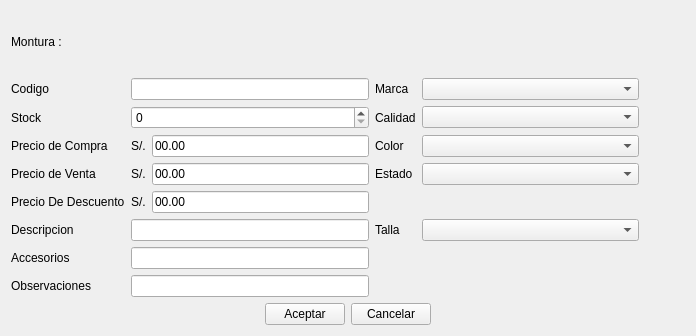
<?xml version="1.0" encoding="UTF-8"?>
<ui version="4.0">
 <class>ui_agregarOtros</class>
 <widget class="QWidget" name="ui_agregarOtros">
  <property name="geometry">
   <rect>
    <x>0</x>
    <y>0</y>
    <width>696</width>
    <height>336</height>
   </rect>
  </property>
  <property name="windowTitle">
   <string>Form</string>
  </property>
  <layout class="QGridLayout" name="gridLayout">
   <item row="0" column="0">
    <widget class="QLabel" name="label_tiulo">
     <property name="text">
      <string>Montura :</string>
     </property>
    </widget>
   </item>
   <item row="1" column="0">
    <layout class="QGridLayout" name="gridLayout_4">
     <item row="0" column="0">
      <widget class="QLabel" name="label_14">
       <property name="text">
        <string>Codigo</string>
       </property>
      </widget>
     </item>
     <item row="0" column="1" colspan="2">
      <widget class="QLineEdit" name="lineEdit_codigo"/>
     </item>
     <item row="2" column="1">
      <widget class="QLabel" name="label_19">
       <property name="text">
        <string>S/.</string>
       </property>
      </widget>
     </item>
     <item row="3" column="1">
      <widget class="QLabel" name="label_20">
       <property name="text">
        <string>S/.</string>
       </property>
      </widget>
     </item>
     <item row="1" column="0">
      <widget class="QLabel" name="label_21">
       <property name="text">
        <string>Stock</string>
       </property>
      </widget>
     </item>
     <item row="4" column="0">
      <widget class="QLabel" name="label_22">
       <property name="text">
        <string>Precio De Descuento</string>
       </property>
      </widget>
     </item>
     <item row="2" column="0">
      <widget class="QLabel" name="label_23">
       <property name="text">
        <string>Precio de Compra</string>
       </property>
      </widget>
     </item>
     <item row="0" column="3">
      <widget class="QLabel" name="label_24">
       <property name="sizePolicy">
        <sizepolicy hsizetype="Preferred" vsizetype="Preferred">
         <horstretch>0</horstretch>
         <verstretch>0</verstretch>
        </sizepolicy>
       </property>
       <property name="text">
        <string>Marca</string>
       </property>
      </widget>
     </item>
     <item row="2" column="2">
      <widget class="QLineEdit" name="lineEdit_precioCompra">
       <property name="text">
        <string>00.00</string>
       </property>
      </widget>
     </item>
     <item row="4" column="2">
      <widget class="QLineEdit" name="lineEdit_precioDescuento">
       <property name="minimumSize">
        <size>
         <width>170</width>
         <height>0</height>
        </size>
       </property>
       <property name="text">
        <string>00.00</string>
       </property>
      </widget>
     </item>
     <item row="3" column="0">
      <widget class="QLabel" name="label_25">
       <property name="text">
        <string>Precio de Venta</string>
       </property>
      </widget>
     </item>
     <item row="7" column="0">
      <widget class="QLabel" name="label_26">
       <property name="text">
        <string>Observaciones</string>
       </property>
      </widget>
     </item>
     <item row="3" column="2">
      <widget class="QLineEdit" name="lineEdit_precioVenta">
       <property name="text">
        <string>00.00</string>
       </property>
      </widget>
     </item>
     <item row="1" column="1" colspan="2">
      <widget class="QSpinBox" name="spinBox_stock">
       <property name="maximum">
        <number>999999999</number>
       </property>
      </widget>
     </item>
     <item row="0" column="4">
      <widget class="MyComboBox" name="comboBox_marca">
       <property name="sizePolicy">
        <sizepolicy hsizetype="Expanding" vsizetype="Fixed">
         <horstretch>0</horstretch>
         <verstretch>0</verstretch>
        </sizepolicy>
       </property>
      </widget>
     </item>
     <item row="0" column="5">
      <widget class="QPushButton" name="pushButton_xmarca">
       <property name="sizePolicy">
        <sizepolicy hsizetype="Fixed" vsizetype="Fixed">
         <horstretch>0</horstretch>
         <verstretch>0</verstretch>
        </sizepolicy>
       </property>
       <property name="text">
        <string/>
       </property>
       <property name="icon">
        <iconset resource="../Icons/Icons.qrc">
         <normaloff>:/Icons/1349716373_monotone_close_exit_delete_small.png</normaloff>:/Icons/1349716373_monotone_close_exit_delete_small.png</iconset>
       </property>
       <property name="autoDefault">
        <bool>false</bool>
       </property>
       <property name="flat">
        <bool>true</bool>
       </property>
      </widget>
     </item>
     <item row="7" column="1" colspan="2">
      <widget class="QLineEdit" name="lineEdit_observaciones">
       <property name="readOnly">
        <bool>false</bool>
       </property>
      </widget>
     </item>
     <item row="4" column="1">
      <widget class="QLabel" name="label_31">
       <property name="text">
        <string>S/.</string>
       </property>
      </widget>
     </item>
     <item row="6" column="1" colspan="2">
      <widget class="QLineEdit" name="lineEdit_accesorios"/>
     </item>
     <item row="6" column="0">
      <widget class="QLabel" name="label_33">
       <property name="text">
        <string>Accesorios</string>
       </property>
      </widget>
     </item>
     <item row="5" column="0">
      <widget class="QLabel" name="label_34">
       <property name="text">
        <string>Descripcion</string>
       </property>
      </widget>
     </item>
     <item row="5" column="1" colspan="2">
      <widget class="QLineEdit" name="lineEdit_descripcion"/>
     </item>
     <item row="5" column="3">
      <widget class="QLabel" name="label_32">
       <property name="sizePolicy">
        <sizepolicy hsizetype="Preferred" vsizetype="Preferred">
         <horstretch>0</horstretch>
         <verstretch>0</verstretch>
        </sizepolicy>
       </property>
       <property name="text">
        <string>Talla</string>
       </property>
      </widget>
     </item>
     <item row="5" column="4">
      <widget class="MyComboBox" name="comboBox_talla">
       <property name="sizePolicy">
        <sizepolicy hsizetype="Expanding" vsizetype="Fixed">
         <horstretch>0</horstretch>
         <verstretch>0</verstretch>
        </sizepolicy>
       </property>
      </widget>
     </item>
     <item row="5" column="5">
      <widget class="QPushButton" name="pushButton_xtalla">
       <property name="sizePolicy">
        <sizepolicy hsizetype="Fixed" vsizetype="Fixed">
         <horstretch>0</horstretch>
         <verstretch>0</verstretch>
        </sizepolicy>
       </property>
       <property name="text">
        <string/>
       </property>
       <property name="icon">
        <iconset resource="../Icons/Icons.qrc">
         <normaloff>:/Icons/1349716373_monotone_close_exit_delete_small.png</normaloff>:/Icons/1349716373_monotone_close_exit_delete_small.png</iconset>
       </property>
       <property name="autoDefault">
        <bool>false</bool>
       </property>
       <property name="flat">
        <bool>true</bool>
       </property>
      </widget>
     </item>
     <item row="1" column="3">
      <widget class="QLabel" name="label_28">
       <property name="sizePolicy">
        <sizepolicy hsizetype="Preferred" vsizetype="Preferred">
         <horstretch>0</horstretch>
         <verstretch>0</verstretch>
        </sizepolicy>
       </property>
       <property name="text">
        <string>Calidad</string>
       </property>
      </widget>
     </item>
     <item row="2" column="3">
      <widget class="QLabel" name="label_29">
       <property name="sizePolicy">
        <sizepolicy hsizetype="Preferred" vsizetype="Preferred">
         <horstretch>0</horstretch>
         <verstretch>0</verstretch>
        </sizepolicy>
       </property>
       <property name="text">
        <string>Color</string>
       </property>
      </widget>
     </item>
     <item row="3" column="3">
      <widget class="QLabel" name="label_30">
       <property name="text">
        <string>Estado</string>
       </property>
      </widget>
     </item>
     <item row="1" column="4">
      <widget class="MyComboBox" name="comboBox_calidad">
       <property name="sizePolicy">
        <sizepolicy hsizetype="Expanding" vsizetype="Fixed">
         <horstretch>0</horstretch>
         <verstretch>0</verstretch>
        </sizepolicy>
       </property>
      </widget>
     </item>
     <item row="2" column="4">
      <widget class="MyComboBox" name="comboBox_color">
       <property name="sizePolicy">
        <sizepolicy hsizetype="Expanding" vsizetype="Fixed">
         <horstretch>0</horstretch>
         <verstretch>0</verstretch>
        </sizepolicy>
       </property>
      </widget>
     </item>
     <item row="3" column="4">
      <widget class="MyComboBox" name="comboBox_estado"/>
     </item>
     <item row="1" column="5">
      <widget class="QPushButton" name="pushButton_xcalidad">
       <property name="sizePolicy">
        <sizepolicy hsizetype="Fixed" vsizetype="Fixed">
         <horstretch>0</horstretch>
         <verstretch>0</verstretch>
        </sizepolicy>
       </property>
       <property name="text">
        <string/>
       </property>
       <property name="icon">
        <iconset resource="../Icons/Icons.qrc">
         <normaloff>:/Icons/1349716373_monotone_close_exit_delete_small.png</normaloff>:/Icons/1349716373_monotone_close_exit_delete_small.png</iconset>
       </property>
       <property name="autoDefault">
        <bool>false</bool>
       </property>
       <property name="flat">
        <bool>true</bool>
       </property>
      </widget>
     </item>
     <item row="2" column="5">
      <widget class="QPushButton" name="pushButton_xcolor">
       <property name="sizePolicy">
        <sizepolicy hsizetype="Fixed" vsizetype="Fixed">
         <horstretch>0</horstretch>
         <verstretch>0</verstretch>
        </sizepolicy>
       </property>
       <property name="text">
        <string/>
       </property>
       <property name="icon">
        <iconset resource="../Icons/Icons.qrc">
         <normaloff>:/Icons/1349716373_monotone_close_exit_delete_small.png</normaloff>:/Icons/1349716373_monotone_close_exit_delete_small.png</iconset>
       </property>
       <property name="autoDefault">
        <bool>false</bool>
       </property>
       <property name="flat">
        <bool>true</bool>
       </property>
      </widget>
     </item>
     <item row="3" column="5">
      <widget class="QPushButton" name="pushButton_xestado">
       <property name="text">
        <string/>
       </property>
       <property name="icon">
        <iconset resource="../Icons/Icons.qrc">
         <normaloff>:/Icons/1349716373_monotone_close_exit_delete_small.png</normaloff>:/Icons/1349716373_monotone_close_exit_delete_small.png</iconset>
       </property>
       <property name="flat">
        <bool>true</bool>
       </property>
      </widget>
     </item>
    </layout>
   </item>
   <item row="2" column="0">
    <layout class="QHBoxLayout" name="horizontalLayout_3">
     <item>
      <spacer name="horizontalSpacer_3">
       <property name="orientation">
        <enum>Qt::Horizontal</enum>
       </property>
       <property name="sizeHint" stdset="0">
        <size>
         <width>40</width>
         <height>20</height>
        </size>
       </property>
      </spacer>
     </item>
     <item>
      <widget class="QPushButton" name="pushButton_agregar">
       <property name="text">
        <string>Aceptar</string>
       </property>
       <property name="shortcut">
        <string>Ctrl+G</string>
       </property>
      </widget>
     </item>
     <item>
      <widget class="QPushButton" name="pushButton_cancelar">
       <property name="text">
        <string>Cancelar</string>
       </property>
       <property name="shortcut">
        <string>Esc</string>
       </property>
      </widget>
     </item>
     <item>
      <spacer name="horizontalSpacer_4">
       <property name="orientation">
        <enum>Qt::Horizontal</enum>
       </property>
       <property name="sizeHint" stdset="0">
        <size>
         <width>40</width>
         <height>20</height>
        </size>
       </property>
      </spacer>
     </item>
    </layout>
   </item>
  </layout>
 </widget>
 <customwidgets>
  <customwidget>
   <class>MyComboBox</class>
   <extends>QComboBox</extends>
   <header location="global">mycombobox.h</header>
   <slots>
    <slot>Eliminar_Item()</slot>
   </slots>
  </customwidget>
 </customwidgets>
 <tabstops>
  <tabstop>lineEdit_codigo</tabstop>
  <tabstop>spinBox_stock</tabstop>
  <tabstop>lineEdit_precioCompra</tabstop>
  <tabstop>lineEdit_precioVenta</tabstop>
  <tabstop>lineEdit_precioDescuento</tabstop>
  <tabstop>lineEdit_descripcion</tabstop>
  <tabstop>lineEdit_accesorios</tabstop>
  <tabstop>lineEdit_observaciones</tabstop>
  <tabstop>comboBox_marca</tabstop>
  <tabstop>comboBox_calidad</tabstop>
  <tabstop>comboBox_color</tabstop>
  <tabstop>comboBox_estado</tabstop>
  <tabstop>comboBox_talla</tabstop>
  <tabstop>pushButton_agregar</tabstop>
  <tabstop>pushButton_cancelar</tabstop>
  <tabstop>pushButton_xmarca</tabstop>
  <tabstop>pushButton_xcalidad</tabstop>
  <tabstop>pushButton_xcolor</tabstop>
  <tabstop>pushButton_xestado</tabstop>
  <tabstop>pushButton_xtalla</tabstop>
 </tabstops>
 <resources>
  <include location="../Icons/Icons.qrc"/>
 </resources>
 <connections>
  <connection>
   <sender>pushButton_cancelar</sender>
   <signal>clicked()</signal>
   <receiver>ui_agregarOtros</receiver>
   <slot>close()</slot>
   <hints>
    <hint type="sourcelabel">
     <x>393</x>
     <y>312</y>
    </hint>
    <hint type="destinationlabel">
     <x>347</x>
     <y>167</y>
    </hint>
   </hints>
  </connection>
 </connections>
</ui>
